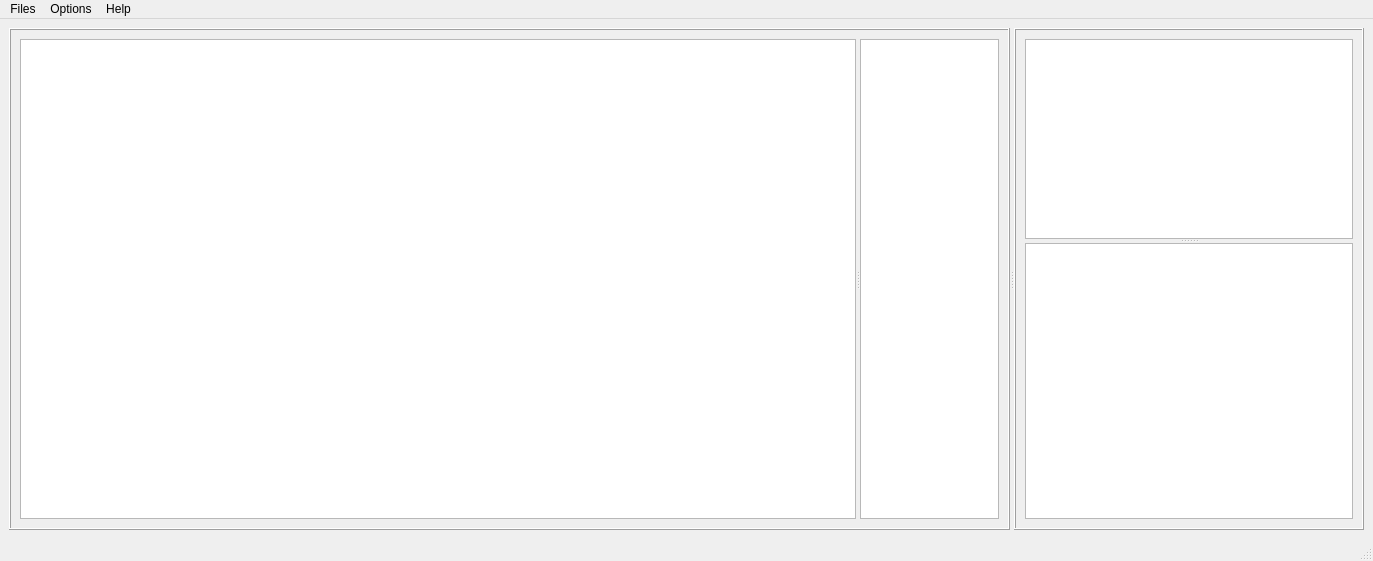
<?xml version="1.0" encoding="UTF-8"?>
<ui version="4.0">
 <class>MainWindow</class>
 <widget class="QMainWindow" name="MainWindow">
  <property name="geometry">
   <rect>
    <x>0</x>
    <y>0</y>
    <width>1373</width>
    <height>561</height>
   </rect>
  </property>
  <property name="windowTitle">
   <string>GLViewer</string>
  </property>
  <widget class="QWidget" name="centralwidget">
   <property name="sizePolicy">
    <sizepolicy hsizetype="Minimum" vsizetype="Minimum">
     <horstretch>0</horstretch>
     <verstretch>0</verstretch>
    </sizepolicy>
   </property>
   <layout class="QGridLayout" name="gridLayout">
    <item row="0" column="0">
     <widget class="QSplitter" name="splitter_2">
      <property name="orientation">
       <enum>Qt::Horizontal</enum>
      </property>
      <widget class="QFrame" name="frame_4">
       <property name="sizePolicy">
        <sizepolicy hsizetype="Preferred" vsizetype="Preferred">
         <horstretch>6</horstretch>
         <verstretch>0</verstretch>
        </sizepolicy>
       </property>
       <property name="minimumSize">
        <size>
         <width>700</width>
         <height>0</height>
        </size>
       </property>
       <property name="baseSize">
        <size>
         <width>1000</width>
         <height>0</height>
        </size>
       </property>
       <property name="frameShape">
        <enum>QFrame::Box</enum>
       </property>
       <property name="frameShadow">
        <enum>QFrame::Raised</enum>
       </property>
       <layout class="QHBoxLayout" name="horizontalLayout">
        <item>
         <widget class="QSplitter" name="splitter">
          <property name="minimumSize">
           <size>
            <width>5</width>
            <height>0</height>
           </size>
          </property>
          <property name="orientation">
           <enum>Qt::Horizontal</enum>
          </property>
          <widget class="GraphicsLayoutWidget" name="maingraph">
           <property name="sizePolicy">
            <sizepolicy hsizetype="Expanding" vsizetype="Expanding">
             <horstretch>6</horstretch>
             <verstretch>0</verstretch>
            </sizepolicy>
           </property>
           <property name="minimumSize">
            <size>
             <width>400</width>
             <height>0</height>
            </size>
           </property>
           <property name="baseSize">
            <size>
             <width>800</width>
             <height>0</height>
            </size>
           </property>
          </widget>
          <widget class="QTreeView" name="treefile">
           <property name="sizePolicy">
            <sizepolicy hsizetype="MinimumExpanding" vsizetype="Expanding">
             <horstretch>1</horstretch>
             <verstretch>0</verstretch>
            </sizepolicy>
           </property>
           <property name="minimumSize">
            <size>
             <width>100</width>
             <height>0</height>
            </size>
           </property>
           <property name="baseSize">
            <size>
             <width>200</width>
             <height>0</height>
            </size>
           </property>
           <property name="alternatingRowColors">
            <bool>false</bool>
           </property>
           <property name="selectionMode">
            <enum>QAbstractItemView::ExtendedSelection</enum>
           </property>
           <property name="allColumnsShowFocus">
            <bool>true</bool>
           </property>
           <property name="headerHidden">
            <bool>false</bool>
           </property>
           <attribute name="headerMinimumSectionSize">
            <number>80</number>
           </attribute>
           <attribute name="headerDefaultSectionSize">
            <number>80</number>
           </attribute>
           <attribute name="headerHighlightSections">
            <bool>true</bool>
           </attribute>
           <attribute name="headerShowSortIndicator" stdset="0">
            <bool>false</bool>
           </attribute>
           <attribute name="headerStretchLastSection">
            <bool>true</bool>
           </attribute>
          </widget>
         </widget>
        </item>
       </layout>
      </widget>
      <widget class="QFrame" name="frame">
       <property name="sizePolicy">
        <sizepolicy hsizetype="Preferred" vsizetype="Preferred">
         <horstretch>2</horstretch>
         <verstretch>1</verstretch>
        </sizepolicy>
       </property>
       <property name="minimumSize">
        <size>
         <width>350</width>
         <height>0</height>
        </size>
       </property>
       <property name="baseSize">
        <size>
         <width>400</width>
         <height>0</height>
        </size>
       </property>
       <property name="frameShape">
        <enum>QFrame::Box</enum>
       </property>
       <property name="frameShadow">
        <enum>QFrame::Raised</enum>
       </property>
       <layout class="QGridLayout" name="gridLayout_2">
        <item row="0" column="0">
         <widget class="QSplitter" name="splitter_3">
          <property name="orientation">
           <enum>Qt::Vertical</enum>
          </property>
          <widget class="ParameterTree" name="selectiontree">
           <property name="sizePolicy">
            <sizepolicy hsizetype="Expanding" vsizetype="Expanding">
             <horstretch>1</horstretch>
             <verstretch>0</verstretch>
            </sizepolicy>
           </property>
           <property name="minimumSize">
            <size>
             <width>0</width>
             <height>200</height>
            </size>
           </property>
           <attribute name="headerVisible">
            <bool>false</bool>
           </attribute>
           <column>
            <property name="text">
             <string notr="true">1</string>
            </property>
           </column>
          </widget>
          <widget class="ParameterTree" name="graphTree">
           <property name="sizePolicy">
            <sizepolicy hsizetype="Expanding" vsizetype="Expanding">
             <horstretch>1</horstretch>
             <verstretch>2</verstretch>
            </sizepolicy>
           </property>
           <attribute name="headerVisible">
            <bool>false</bool>
           </attribute>
           <column>
            <property name="text">
             <string notr="true">1</string>
            </property>
           </column>
          </widget>
         </widget>
        </item>
       </layout>
      </widget>
     </widget>
    </item>
   </layout>
  </widget>
  <widget class="QMenuBar" name="menubar">
   <property name="geometry">
    <rect>
     <x>0</x>
     <y>0</y>
     <width>1373</width>
     <height>22</height>
    </rect>
   </property>
   <widget class="QMenu" name="menuFiles">
    <property name="title">
     <string>Files</string>
    </property>
    <widget class="QMenu" name="menuImport">
     <property name="title">
      <string>Import...</string>
     </property>
     <addaction name="actionGeneric_csv_file"/>
     <addaction name="actionImport_txt"/>
    </widget>
    <widget class="QMenu" name="menuLoad_Workspace">
     <property name="title">
      <string>Load...</string>
     </property>
     <addaction name="actionLoad_csv"/>
     <addaction name="actionLoad_json"/>
    </widget>
    <widget class="QMenu" name="recent_files_menu">
     <property name="title">
      <string>Recent files</string>
     </property>
    </widget>
    <addaction name="menuLoad_Workspace"/>
    <addaction name="menuImport"/>
    <addaction name="separator"/>
    <addaction name="recent_files_menu"/>
    <addaction name="separator"/>
    <addaction name="actionSave_to"/>
    <addaction name="separator"/>
    <addaction name="actionQuit"/>
   </widget>
   <widget class="QMenu" name="menuHelp">
    <property name="title">
     <string>Help</string>
    </property>
    <addaction name="actionAbout"/>
   </widget>
   <widget class="QMenu" name="menuOptions">
    <property name="title">
     <string>Options</string>
    </property>
    <addaction name="actionParameters"/>
    <addaction name="actionAuto_Extract"/>
   </widget>
   <addaction name="menuFiles"/>
   <addaction name="menuOptions"/>
   <addaction name="menuHelp"/>
  </widget>
  <widget class="QStatusBar" name="statusbar"/>
  <action name="actionAbout">
   <property name="text">
    <string>About</string>
   </property>
  </action>
  <action name="actionParameters">
   <property name="text">
    <string>Parameters</string>
   </property>
  </action>
  <action name="actionSave_to">
   <property name="text">
    <string>Save to</string>
   </property>
  </action>
  <action name="actionQuit">
   <property name="text">
    <string>Quit</string>
   </property>
  </action>
  <action name="actionGeneric_csv_file">
   <property name="text">
    <string>Generic .csv file</string>
   </property>
  </action>
  <action name="actionImport_txt">
   <property name="text">
    <string>.txt file</string>
   </property>
  </action>
  <action name="actionLoad_csv">
   <property name="text">
    <string>Graphtec .csv formated file</string>
   </property>
  </action>
  <action name="actionLoad_json">
   <property name="text">
    <string>Project file (.json)</string>
   </property>
  </action>
  <action name="actionAuto_Extract">
   <property name="text">
    <string>Auto-Extract</string>
   </property>
  </action>
 </widget>
 <customwidgets>
  <customwidget>
   <class>GraphicsLayoutWidget</class>
   <extends>QGraphicsView</extends>
   <header>pyqtgraph</header>
  </customwidget>
  <customwidget>
   <class>ParameterTree</class>
   <extends>QTreeWidget</extends>
   <header>pyqtgraph.parametertree</header>
  </customwidget>
 </customwidgets>
 <resources/>
 <connections/>
</ui>
